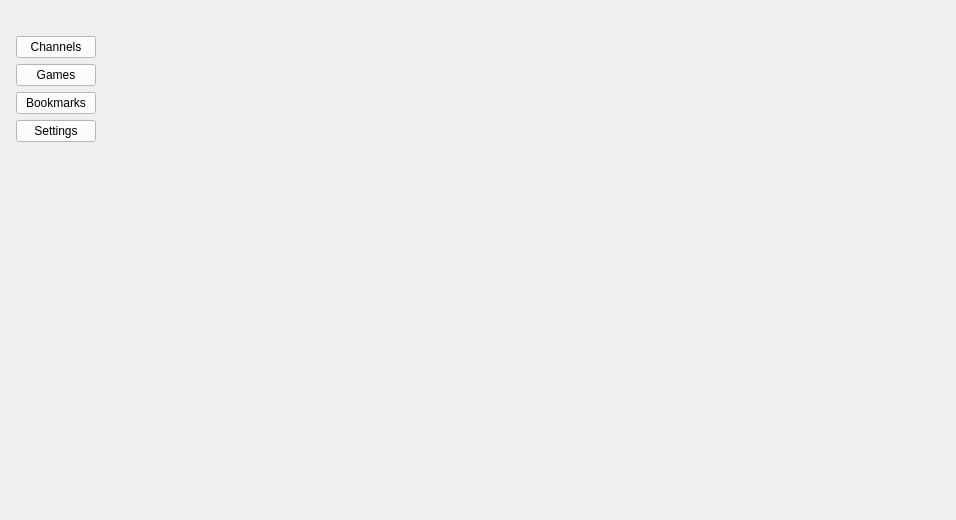
<?xml version="1.0" encoding="UTF-8"?>
<ui version="4.0">
 <class>Pandaqt5</class>
 <widget class="QMainWindow" name="Pandaqt5">
  <property name="geometry">
   <rect>
    <x>0</x>
    <y>0</y>
    <width>956</width>
    <height>520</height>
   </rect>
  </property>
  <property name="windowTitle">
   <string>Pandaqt5</string>
  </property>
  <property name="styleSheet">
   <string notr="true"/>
  </property>
  <widget class="QWidget" name="centralWidget">
   <property name="enabled">
    <bool>true</bool>
   </property>
   <layout class="QGridLayout" name="gridLayout">
    <property name="leftMargin">
     <number>5</number>
    </property>
    <property name="topMargin">
     <number>5</number>
    </property>
    <property name="rightMargin">
     <number>5</number>
    </property>
    <property name="bottomMargin">
     <number>5</number>
    </property>
    <property name="spacing">
     <number>5</number>
    </property>
    <item row="0" column="0" alignment="Qt::AlignTop">
     <widget class="QWidget" name="widget" native="true">
      <layout class="QVBoxLayout" name="verticalLayout_2">
       <item>
        <widget class="QLabel" name="m_logo">
         <property name="text">
          <string/>
         </property>
         <property name="pixmap">
          <pixmap resource="thumbnail.qrc">:/icon.png</pixmap>
         </property>
        </widget>
       </item>
       <item>
        <widget class="QPushButton" name="m_buttonChannels">
         <property name="styleSheet">
          <string notr="true">background-color: rgba(255, 255, 255, 255);</string>
         </property>
         <property name="text">
          <string>Channels</string>
         </property>
        </widget>
       </item>
       <item>
        <widget class="QPushButton" name="m_buttonGameCategories">
         <property name="styleSheet">
          <string notr="true">background-color: rgba(255, 255, 255, 255);</string>
         </property>
         <property name="text">
          <string>Games</string>
         </property>
        </widget>
       </item>
       <item>
        <widget class="QPushButton" name="m_buttonBookmarks">
         <property name="styleSheet">
          <string notr="true">background-color: rgba(255, 255, 255, 255);</string>
         </property>
         <property name="text">
          <string>Bookmarks</string>
         </property>
        </widget>
       </item>
       <item>
        <widget class="QPushButton" name="m_buttonSettings">
         <property name="styleSheet">
          <string notr="true">background-color: rgba(255, 255, 255, 255);</string>
         </property>
         <property name="text">
          <string>Settings</string>
         </property>
        </widget>
       </item>
      </layout>
     </widget>
    </item>
    <item row="0" column="1">
     <widget class="QTabWidget" name="tabWidget">
      <property name="currentIndex">
       <number>-1</number>
      </property>
      <property name="iconSize">
       <size>
        <width>0</width>
        <height>0</height>
       </size>
      </property>
      <property name="usesScrollButtons">
       <bool>false</bool>
      </property>
      <property name="documentMode">
       <bool>true</bool>
      </property>
      <property name="tabsClosable">
       <bool>false</bool>
      </property>
      <property name="tabBarAutoHide">
       <bool>false</bool>
      </property>
     </widget>
    </item>
   </layout>
  </widget>
 </widget>
 <layoutdefault spacing="6" margin="11"/>
 <resources>
  <include location="thumbnail.qrc"/>
 </resources>
 <connections/>
</ui>
